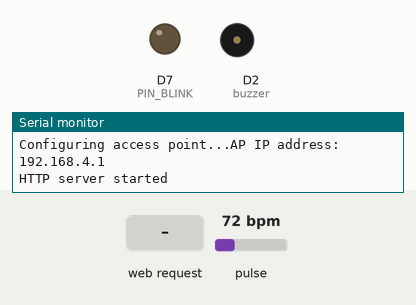
Simulated run of this sketch. Board: ESP8266 (NodeMCU). Shown: output pins drawn as LEDs (lit = HIGH), buzzer (waves = sounding), the last lines printed to the serial monitor. Dashed ring = blinking. The inputs (shaded band) are chosen by the test bench; at power-on: pulse 72 bpm. Pins used as bus, display or sensor lines are not drawn.

Above: at 2.2 s.
2.3 s: HTTP request GET / received
At 3.5 s:
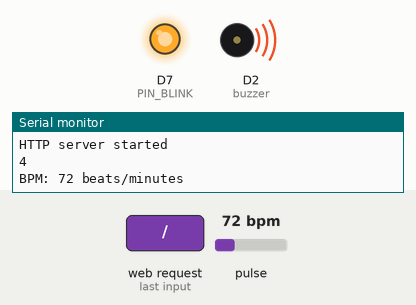
3.8 s: HTTP request GET / received
At 6.7 s:
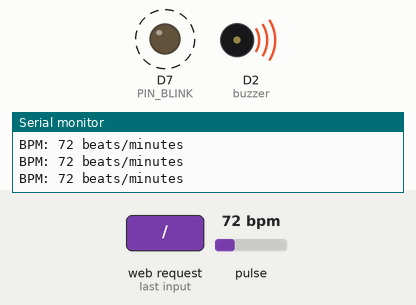
6.8 s: pulse set to 42 bpm
At 7.6 s:
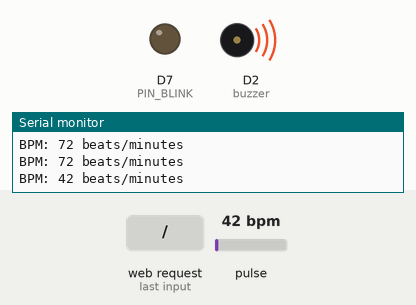
Timing chart, 0 to 9.8 s (numbered marks = the images above; inputs shaded):
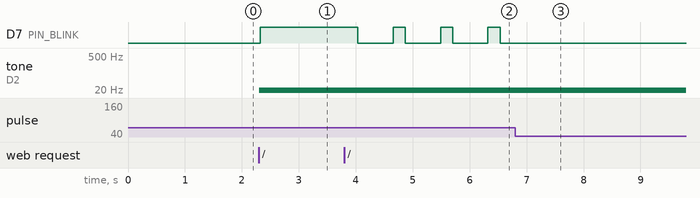

Measured:
- after the input at 2.3 s, D7 (PIN_BLINK): LOW → HIGH at once; tone on D2 (buzzer): silent → 1 Hz at once
- after the input at 3.8 s, D7 (PIN_BLINK): alternates HIGH for 0.21 s and LOW for 0.62 s, starting after 0.24 s
- after the input at 6.8 s, D7 (PIN_BLINK): stops changing and stays LOW

The sketch:

TestCardiaque.ino
```cpp
// (licence header left out)
/* Create a WiFi access point and provide a web server on it. */
#define USE_ARDUINO_INTERRUPTS false
#include <PulseSensorPlayground.h>
#include <ESP8266WiFi.h>
#include <WiFiClient.h>
#include <ESP8266WebServer.h>

/* Set these to your desired credentials. */
const int PIN_INPUT = A0;

const int PIN_BLINK = 13;    // Pin 13 is the on-board LED
const int PIN_FADE = 5;
const int THRESHOLD = 550;
byte samplesUntilReport;
const byte SAMPLES_PER_SERIAL_SAMPLE = 10;
const char *ssid = "HeartQuake2";
const char *password = "Mdpdemerde93";
const int buzzer = D2;

int BPM = 0;
ESP8266WebServer server(80);
PulseSensorPlayground pulseSensor;


/* Just a little test message.  Go to http://192.168.4.1 in a web browser
 * connected to this access point to see it.
 */
void handleRoot() {
  //String value = String("{\"bpm\":")+BPM+String("}");
	server.send(200, "application/json", String("{\"bpm\":")+GetBPM()+String("}"));
}

void setup() {

	delay(1000);
	Serial.begin(115200);
  pinMode(buzzer, OUTPUT);
  Serial.println(buzzer);
  digitalWrite(buzzer, HIGH);
	Serial.println();
	Serial.print("Configuring access point...");
	/* You can remove the password parameter if you want the AP to be open. */
	WiFi.softAP(ssid, password);

	IPAddress myIP = WiFi.softAPIP();
	Serial.print("AP IP address: ");
	Serial.println(myIP);
	server.on("/", handleRoot);
	server.begin();
	Serial.println("HTTP server started");

  pulseSensor.analogInput(PIN_INPUT);
  pulseSensor.blinkOnPulse(PIN_BLINK);
  pulseSensor.fadeOnPulse(PIN_FADE);

  pulseSensor.setSerial(Serial);
  //pulseSensor.setOutputType(OUTPUT_TYPE);
  //pulseSensor.setThreshold(THRESHOLD);

  // Skip the first SAMPLES_PER_SERIAL_SAMPLE in the loop().
  samplesUntilReport = SAMPLES_PER_SERIAL_SAMPLE;

  // Now that everything is ready, start reading the PulseSensor signal.
  if (!pulseSensor.begin()) {
    /*
       PulseSensor initialization failed,
       likely because our Arduino platform interrupts
       aren't supported yet.

       If your Sketch hangs here, try changing USE_PS_INTERRUPT to false.
    */

  }
}

int GetBPM(){
  pinMode(buzzer, OUTPUT);
  tone(buzzer, HIGH);
  Serial.println(buzzer);
  int tempval = BPM;
  while(BPM == tempval){
    if (pulseSensor.sawNewSample()) {
      if (--samplesUntilReport == (byte) 0) {
        samplesUntilReport = SAMPLES_PER_SERIAL_SAMPLE;
        pulseSensor.outputSample();
        Serial.print("BPM: ");
        BPM = pulseSensor.getBeatsPerMinute(0);
        if(BPM<200){
          tone(buzzer, HIGH);
        }else{
          //noTone(buzzer);
        }
        Serial.print(BPM);

        Serial.println(" beats/minutes");

        if (pulseSensor.sawStartOfBeat()) {
          pulseSensor.outputBeat();
        }
      }
    }
    delay(0);
  }
  return BPM;
}

void loop() {

  server.handleClient();
}
```
